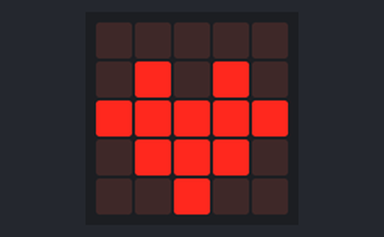
Simulated run of this program. Board: BBC micro:bit (MakeCode). Shown: the board's 5×5 LED display.

Above: at 1.9 s.
At 2.8 s:
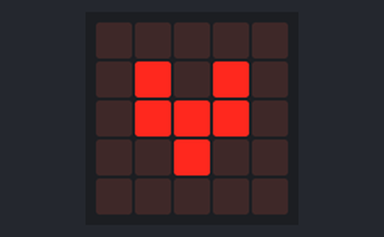

The program:

main.ts
```typescript
basic.showLeds(`
    . . . . .
    . # . # .
    # # # # #
    . # # # .
    . . # . .
    `)
basic.pause(500)
basic.showLeds(`
    . . . . .
    . # . # .
    . # # # .
    . . # . .
    . . . . .
    `)
basic.pause(500)
basic.forever(function () {
    basic.showLeds(`
        . . . . .
        . # . # .
        # # # # #
        . # # # .
        . . # . .
        `)
    basic.pause(500)
    basic.showLeds(`
        . . . . .
        . # . # .
        . # # # .
        . . # . .
        . . . . .
        `)
    basic.pause(500)
})
```

test.ts
```typescript
// les tests vont ici ; cela ne sera pas compilé si ce paquet est utilisé en tant qu'extension.
```

Measured:
- what the display in image 0 shows lasts 0.9 s, from 1.8 s to 2.7 s
